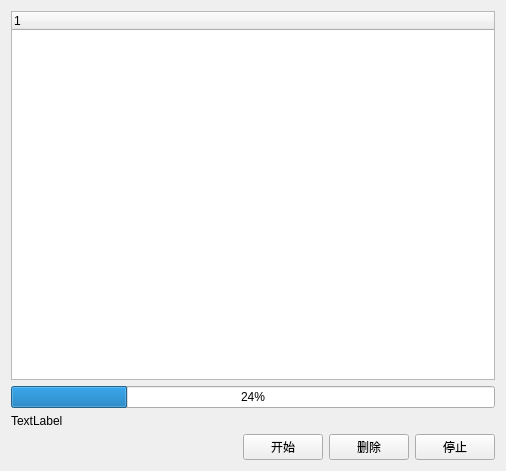
<?xml version="1.0" encoding="UTF-8"?>
<ui version="4.0">
 <class>SameFileListWidget</class>
 <widget class="QWidget" name="SameFileListWidget">
  <property name="geometry">
   <rect>
    <x>0</x>
    <y>0</y>
    <width>506</width>
    <height>471</height>
   </rect>
  </property>
  <property name="windowTitle">
   <string>SameFileListWidget</string>
  </property>
  <layout class="QVBoxLayout" name="verticalLayout_3">
   <item>
    <layout class="QVBoxLayout" name="verticalLayout_2">
     <item>
      <widget class="QTreeWidget" name="treeWidget">
       <column>
        <property name="text">
         <string notr="true">1</string>
        </property>
       </column>
      </widget>
     </item>
     <item>
      <layout class="QVBoxLayout" name="verticalLayout">
       <item>
        <widget class="QProgressBar" name="progressBar">
         <property name="value">
          <number>24</number>
         </property>
        </widget>
       </item>
       <item>
        <widget class="QLabel" name="promptLabel">
         <property name="text">
          <string>TextLabel</string>
         </property>
        </widget>
       </item>
       <item>
        <layout class="QHBoxLayout" name="horizontalLayout">
         <item>
          <spacer name="horizontalSpacer">
           <property name="orientation">
            <enum>Qt::Horizontal</enum>
           </property>
           <property name="sizeHint" stdset="0">
            <size>
             <width>40</width>
             <height>20</height>
            </size>
           </property>
          </spacer>
         </item>
         <item>
          <widget class="QPushButton" name="startPushButton">
           <property name="text">
            <string>开始</string>
           </property>
          </widget>
         </item>
         <item>
          <widget class="QPushButton" name="deletePushButton">
           <property name="text">
            <string>删除</string>
           </property>
          </widget>
         </item>
         <item>
          <widget class="QPushButton" name="cancelPushButton">
           <property name="text">
            <string>停止</string>
           </property>
          </widget>
         </item>
        </layout>
       </item>
      </layout>
     </item>
    </layout>
   </item>
  </layout>
 </widget>
 <resources/>
 <connections/>
</ui>
